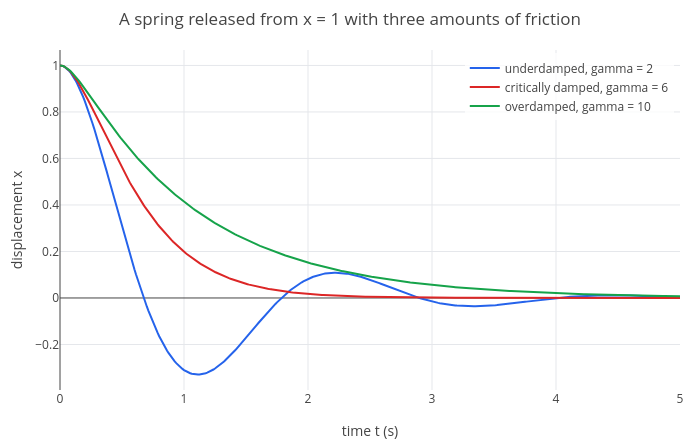

Notebook source saved alongside this figure:
### Code cell
p = plot(exp(-t)*(cos(2*sqrt(2)*t) + sin(2*sqrt(2)*t)/(2*sqrt(2))), t, 0, 5);
p = show(p, plot(exp(-3*t)*(3*t + 1), t, 0, 5));
p = show(p, plot(9*exp(-t)/8 - exp(-9*t)/8, t, 0, 5));
p = legend(p, "underdamped, gamma = 2", "critically damped, gamma = 6", "overdamped, gamma = 10");
labels(title(p, "A spring released from x = 1 with three amounts of friction"), "time t (s)", "displacement x")

### Figure 1 — Plotly figure (JSON) as saved in the notebook; plotly's stock layout.template omitted (floating-point values rounded to 4 significant figures; data arrays with more than 128 entries replaced by an {"elided": "..."} marker saying what was removed)
{"data": [{"line": {"color": "#2563eb", "width": 2}, "mode": "lines", "name": "underdamped, gamma = 2", "type": "scatter", "x": {"elided": "402 float values"}, "y": {"elided": "402 float values"}}, {"line": {"color": "#dc2626", "width": 2}, "mode": "lines", "name": "critically damped, gamma = 6", "type": "scatter", "x": {"elided": "402 float values"}, "y": {"elided": "402 float values"}}, {"line": {"color": "#16a34a", "width": 2}, "mode": "lines", "name": "overdamped, gamma = 10", "type": "scatter", "x": {"elided": "402 float values"}, "y": {"elided": "402 float values"}}], "layout": {"height": 440, "legend": {"bgcolor": "rgba(255,255,255,0.8)", "x": 0.99, "xanchor": "right", "y": 0.99, "yanchor": "top"}, "margin": {"b": 50, "l": 60, "r": 20, "t": 50}, "showlegend": true, "title": {"text": "A spring released from x = 1 with three amounts of friction"}, "width": 700, "xaxis": {"title": {"text": "time t (s)"}, "zeroline": true}, "yaxis": {"range": [-0.3958, 1.066], "title": {"text": "displacement x"}, "zeroline": true}}}
